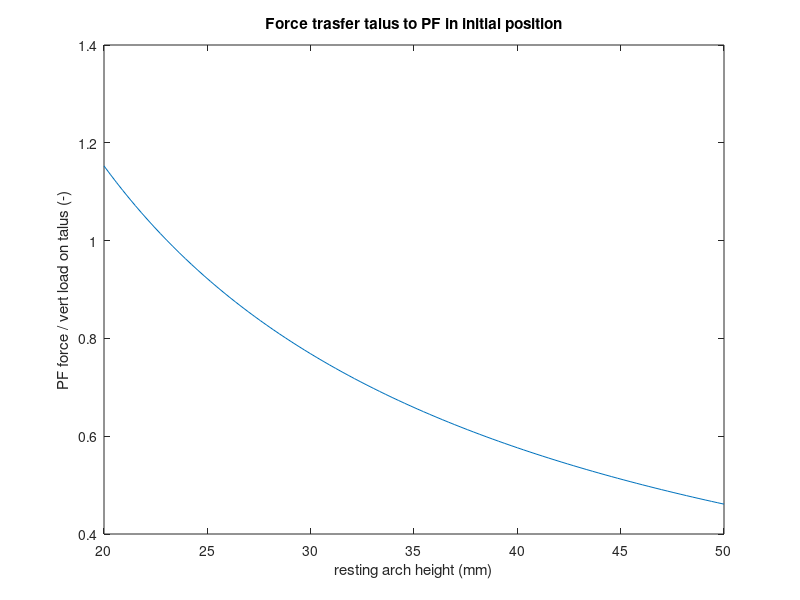
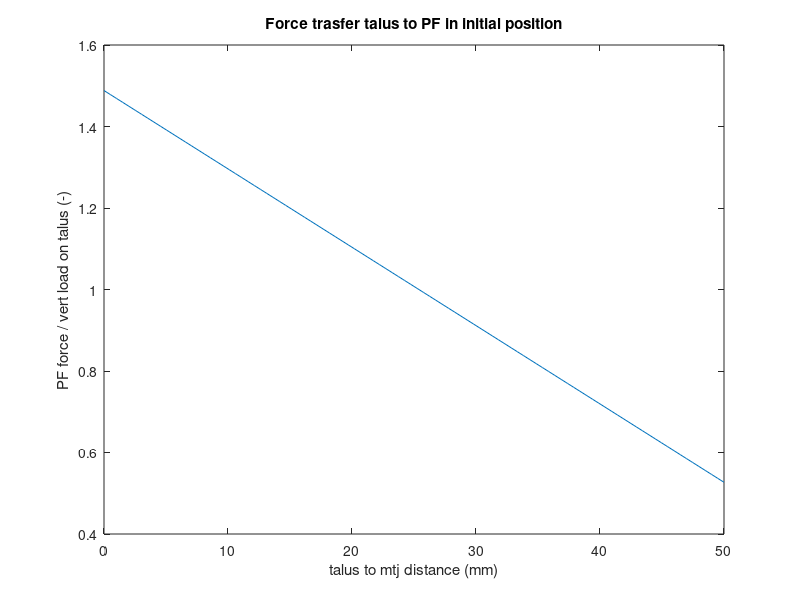

Write MATLAB code to recreate these figures, in order.


a = 0.08207;
b = 0.089638;
phi0 = 2.493499;
H0 = 0.027280;

l1 = sqrt(a^2-H0^2);
l2 = sqrt(b^2-H0^2);

l = l1 + l2;

c = 0.03345;
h = H0;

h = linspace(0.02,0.05,100)';

fr1 = ( (l1*(l2+c))/l - c )./h; %F/load for back side
fr2 = ( l2*(l1-c)/l )./h; %F/load for front side

figure
plot(h*1e3,fr1)
xlabel('resting arch height (mm)')
ylabel('PF force / vert load on talus (-)')
title('Force trasfer talus to PF in initial position')


%%
h = H0;

c = linspace(0,0.05,100)';

fr1 = ( (l1*(l2+c))/l - c )./h; %F/load for back side

figure
plot(c*1e3,fr1)
xlabel('talus to mtj distance (mm)')
ylabel('PF force / vert load on talus (-)')
title('Force trasfer talus to PF in initial position')


%%


